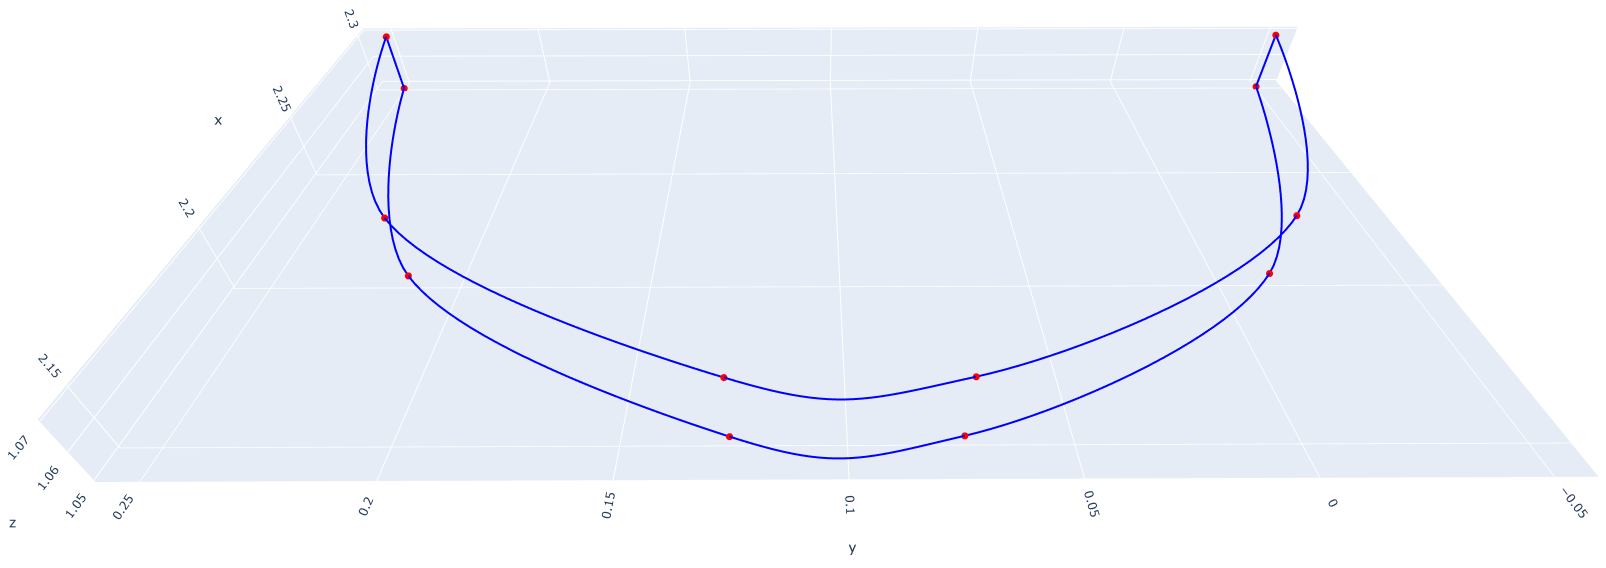

Recreate this plot in Python.
import numpy as np
import matplotlib.pyplot as plt
import plotly.graph_objects as go
import os

# --- 1. SYSTEM PARAMETERS ---
H1, L0 = 0.4, 1.1
L1 = 0.3
L2 = 0.1
H4, L3 = 0.1, 0.1
L4 = 0.5
A1 = 0.1  # Added Lateral Offset

# --- 2. KINEMATICS & JACOBIAN ---
def forward_kinematics(q):
    """
    Computes Cartesian Position (x, y, z) from Joint Angles.
    """
    t1, d2, d3, t4 = q
    phi = t1 - t4
    
    # Position calculations including Lateral Offset A1
    px = L4 * np.sin(phi) + A1 * np.cos(t1) + (d2 + L1) * np.sin(t1)
    py = -L4 * np.cos(phi) + A1 * np.sin(t1) - (d2 + L1) * np.cos(t1)
    pz = (H1 + L0) - (d3 + L2 + H4 + L3)
    
    return np.array([px, py, pz, phi])

def jacobian(q):
    """
    Calculates the 6x4 Jacobian Matrix.
    """
    t1, d2, d3, t4 = q
    s1, c1 = np.sin(t1), np.cos(t1)
    # phi = t1 - t4
    s_phi, c_phi = np.sin(t1 - t4), np.cos(t1 - t4)
    
    J = np.zeros((6, 4))
    
    # --- Linear Velocity Part (Rows 0-2) ---
    J[0, 0] = L4 * c_phi - A1 * s1 + (d2 + L1) * c1
    J[0, 1] = s1
    J[0, 3] = -L4 * c_phi
    
    J[1, 0] = L4 * s_phi + A1 * c1 + (d2 + L1) * s1
    J[1, 1] = -c1
    J[1, 3] = -L4 * s_phi 
    
    J[2, 2] = -1
    
    # --- Angular Velocity Part (Rows 3-5) ---
    J[5, 0] = 1
    J[5, 3] = -1
    
    return J

def inverse_kinematics_analytical(target_pos, target_phi=0.0):
    """
    Analytical IK based on geometric derivation with Offset A1.
    """
    px, py, pz = target_pos
    theta_14 = target_phi 
    
    # 1. Vertical (d3)
    d3 = (H1 + L0 - L2 - H4 - L3) - pz
    
    # 2. Wrist Position (Decouple Tool)
    x_wrist = px - L4 * np.sin(theta_14)
    y_wrist = py + L4 * np.cos(theta_14)
    
    # 3. Base Angle (Theta1) & Extension (d2)
    R_sq = x_wrist**2 + y_wrist**2
    if R_sq < A1**2:
        return None # Unreachable
    
    term_sqrt = np.sqrt(R_sq - A1**2)
    d2 = term_sqrt - L1
    
    beta = np.arctan2(x_wrist, -y_wrist)
    delta = np.arctan2(A1, term_sqrt)
    theta1 = beta - delta
    
    # 4. Tool Angle (Theta4)
    theta4 = theta1 - theta_14
    
    return np.array([theta1, d2, d3, theta4])

# --- 3. TRAJECTORY GENERATOR: CUBIC HEURISTIC ---
def generate_cubic_heuristic(waypoints, segment_times):
    """
    Implements Cubic Polynomials with Via Points using the Tangent Heuristic.
    """
    num_joints = waypoints.shape[1]
    num_points = waypoints.shape[0]
    num_segments = num_points - 1
    
    # 1. Calculate Velocities at Via Points (Heuristic)
    via_velocities = np.zeros((num_points, num_joints))
    
    for j in range(num_joints):
        for i in range(num_points):
            if i == 0 or i == num_points - 1:
                via_velocities[i, j] = 0.0
            else:
                dist_prev = waypoints[i, j] - waypoints[i-1, j]
                t_prev = segment_times[i-1]
                slope_in = dist_prev / t_prev
                
                dist_next = waypoints[i+1, j] - waypoints[i, j]
                t_next = segment_times[i]
                slope_out = dist_next / t_next
                
                if np.sign(slope_in) != np.sign(slope_out):
                    via_velocities[i, j] = 0.0
                else:
                    via_velocities[i, j] = 0.5 * (slope_in + slope_out)

    # 2. Generate Time Vector
    total_duration = sum(segment_times)
    t_total = np.arange(0, total_duration, 0.02)
    
    q_traj = np.zeros((len(t_total), num_joints))
    qd_traj = np.zeros((len(t_total), num_joints))
    qdd_traj = np.zeros((len(t_total), num_joints))
    
    arrival_times = np.concatenate(([0], np.cumsum(segment_times)))
    
    # 3. Compute Cubic Coefficients per Segment
    for k, t_curr in enumerate(t_total):
        seg_idx = np.searchsorted(arrival_times, t_curr, side='right') - 1
        if seg_idx >= num_segments: seg_idx = num_segments - 1
        
        tf = segment_times[seg_idx]
        t_local = t_curr - arrival_times[seg_idx]
        
        for j in range(num_joints):
            theta_0 = waypoints[seg_idx, j]
            theta_f = waypoints[seg_idx+1, j]
            dtheta_0 = via_velocities[seg_idx, j]
            dtheta_f = via_velocities[seg_idx+1, j]
            
            a0 = theta_0
            a1 = dtheta_0
            a2 = (3/(tf**2)) * (theta_f - theta_0) - (2/tf)*dtheta_0 - (1/tf)*dtheta_f
            a3 = -(2/(tf**3)) * (theta_f - theta_0) + (1/(tf**2))*(dtheta_f + dtheta_0)
            
            q_traj[k, j] = a0 + a1*t_local + a2*(t_local**2) + a3*(t_local**3)
            qd_traj[k, j] = a1 + 2*a2*t_local + 3*a3*(t_local**2)
            qdd_traj[k, j] = 2*a2 + 6*a3*t_local

    return t_total, q_traj, qd_traj, qdd_traj

# --- 4. PIZZA COORDINATES & PLAN (Sparse Version) ---
cartesian_list = np.array([
    [2.300, -0.050, 1.050], # 1. Start (Under Pizza)
    [2.300, -0.050, 1.070], # 2. Lift
    [2.204, -0.015, 1.070], # 3. Arc High
    [2.152,  0.074, 1.070], # 4
    [2.152,  0.126, 1.070], # 5
    [2.204,  0.215, 1.070], # 6
    [2.300,  0.250, 1.070], # 7. Arc High End (Rotated)
    [2.300,  0.250, 1.050], # 8. Lower (Place)
    [2.204,  0.215, 1.050], # 9. Arc Low
    [2.152,  0.126, 1.050], # 10
    [2.152,  0.074, 1.050], # 11
    [2.204, -0.015, 1.050], # 12
    [2.300, -0.050, 1.050]  # 13. Arc Low End (Reset)
])

# Convert to Joint Space using Analytical IK
joint_waypoints = []
desired_phi = 0.0 
for pt in cartesian_list:
    q_sol = inverse_kinematics_analytical(pt, desired_phi)
    if q_sol is None:
        print(f"Warning: Point {pt} unreachable with offset {A1}")
    else:
        joint_waypoints.append(q_sol)
joint_waypoints = np.array(joint_waypoints)

# Time Scaling (0.5s per segment)
segment_times = [0.5] * (len(joint_waypoints) - 1)

# Generate Trajectory
traj_time, traj_q, traj_qd, traj_qdd = generate_cubic_heuristic(joint_waypoints, segment_times)

# Compute Cartesian Data for Plotting
traj_x, traj_xd, traj_xdd = [], [], []
dt = 0.02
for k in range(len(traj_time)):
    q_curr = traj_q[k]
    qd_curr = traj_qd[k]
    
    # Cartesian Pos
    pose = forward_kinematics(q_curr) 
    traj_x.append(pose[:3])
    
    # Cartesian Vel (J * qd)
    J = jacobian(q_curr)
    vel_spatial = J @ qd_curr 
    traj_xd.append(vel_spatial[:3]) 

traj_x = np.array(traj_x)
traj_xd = np.array(traj_xd)
# Cartesian Acc (Numerical Gradient)
traj_xdd = np.gradient(traj_xd, axis=0) / dt 

# --- 5. PLOTTING & AUTOSAVE ---

# Joint Space Plot
fig, axs = plt.subplots(3, 1, figsize=(10, 12), sharex=True)
joint_names = ['Theta1', 'd2', 'd3', 'Theta4']
for j in range(4): axs[0].plot(traj_time, traj_q[:, j], label=joint_names[j])
axs[0].set_ylabel('Pos'); axs[0].set_title(f'Joint Space (Cubic Heuristic)'); axs[0].legend(); axs[0].grid(True)
for j in range(4): axs[1].plot(traj_time, traj_qd[:, j], label=joint_names[j])
axs[1].set_ylabel('Vel'); axs[1].grid(True)
for j in range(4): axs[2].plot(traj_time, traj_qdd[:, j], label=joint_names[j])
axs[2].set_ylabel('Acc'); axs[2].set_xlabel('Time (s)'); axs[2].grid(True)

# Autosave Joint Space
filename_joint = "pizza_jointspace.png"
plt.savefig(filename_joint)
print(f"Saved Joint Space plot to {filename_joint}")
plt.show()

# Cartesian Space Plot
fig2, axs2 = plt.subplots(3, 1, figsize=(10, 12), sharex=True)
axis_names = ['X', 'Y', 'Z']
for k in range(3): axs2[0].plot(traj_time, traj_x[:, k], label=axis_names[k])
axs2[0].set_ylabel('Pos (m)'); axs2[0].set_title('Cartesian Space'); axs2[0].legend(); axs2[0].grid(True)
for k in range(3): axs2[1].plot(traj_time, traj_xd[:, k], label=axis_names[k])
axs2[1].set_ylabel('Vel (m/s)'); axs2[1].grid(True)
for k in range(3): axs2[2].plot(traj_time, traj_xdd[:, k], label=axis_names[k])
axs2[2].set_ylabel('Acc (m/s^2)'); axs2[2].set_xlabel('Time (s)'); axs2[2].grid(True)

# Autosave Cartesian Space
filename_cart = "pizza_cartesianspace.png"
plt.savefig(filename_cart)
print(f"Saved Cartesian Space plot to {filename_cart}")
plt.show()

# 3D Path Check
fig3 = go.Figure()
fig3.add_trace(go.Scatter3d(x=traj_x[:,0], y=traj_x[:,1], z=traj_x[:,2],
    mode='lines', line=dict(color='blue', width=4), name='Continuous Path'))
fig3.add_trace(go.Scatter3d(x=cartesian_list[:,0], y=cartesian_list[:,1], z=cartesian_list[:,2],
    mode='markers', marker=dict(size=4, color='red'), name='Via Points'))
fig3.update_layout(title="Resulting 3D Pizza Trajectory", scene=dict(aspectmode='data'))

# Autosave 3D Path
filename_3d = "pizza_trajectory_3d.html"
fig3.write_html(filename_3d)
print(f"Saved 3D Path plot to {filename_3d}")
fig3.show()
